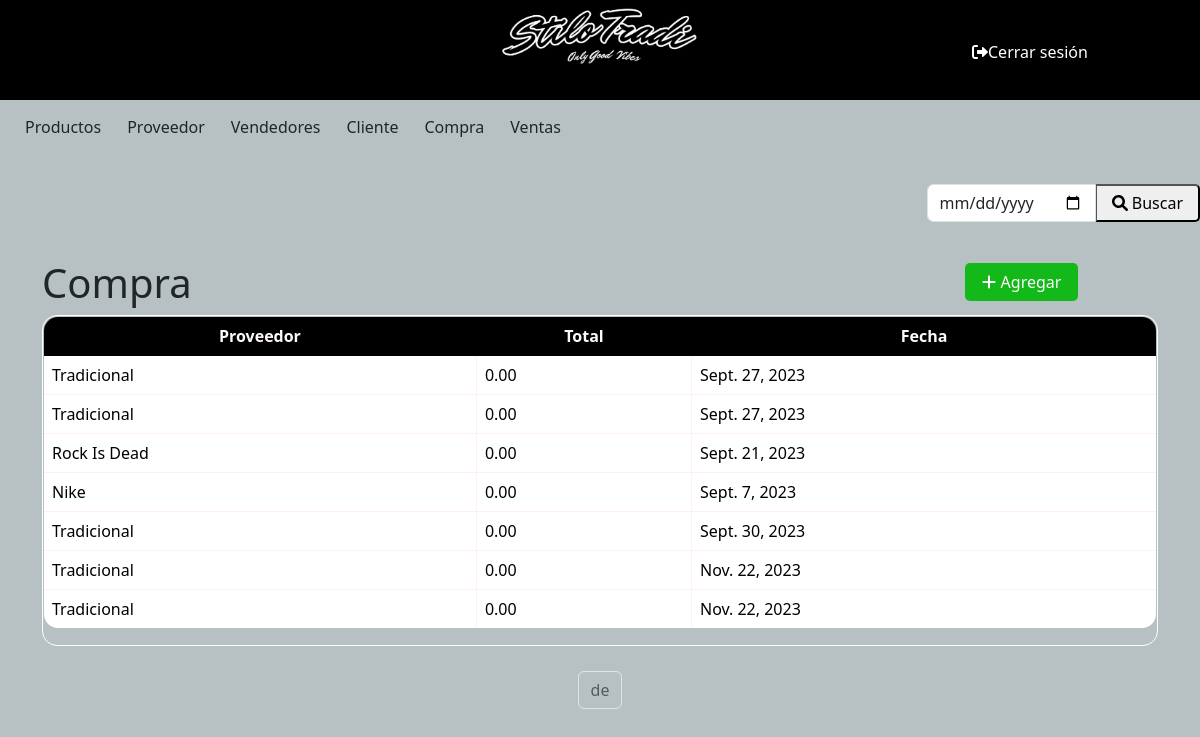
The app's page /compra/ with its own data.
### miAplicacion/models.py (models this page shows)
class Compra(models.Model):
    Proveedor = models.ForeignKey(Proveedor, on_delete=models.CASCADE)
    Fecha = models.DateField ()
    Total = models.DecimalField (max_digits=10, decimal_places=2, default=0.00)

class Proveedor(models.Model):
    Nombre = models.CharField (max_length=50)
    Telefono = models.IntegerField ()
    Localidad = models.CharField (max_length=50)
    Email = models.CharField (max_length=50)
    def __str__(self) -> str:
        return self.Nombre

### miAplicacion/views.py (the view)
# urls.py: path('compra/', views.tabla_compra, name='compra'),
def tabla_compra(request):
    compra = Compra.objects.all()
    context = {'compra': compra}
    return render(request, 'compra.html', context)

### miProyecto/templates/compra.html (shortened to what this page needs)
{% include 'base.html' %}
{% block content %}
{% load bootstrap5 %}
{% load static %}
<!DOCTYPE html>
<div class="d-flex justify-content-end align-items-end mb-3">
    <form method="GET" action="{% url 'comprasLista' %}">
        <div class="input-group">
            <input type="date" class="form-control inputApagado" name="q" value="{{ query }}" >
            <button class="btn-buscar btn-primary  type="submit> <i class="fas fa-search"></i> Buscar</button>
        </div>
    </form>
</div>
<head>
    {% bootstrap_css %}
</head>
<body>
    <div class="container">
        <div class="d-flex" >
            <a class="btn-agregar"   href="/compra/CompraNuevo/"> <i class="fas fa-plus"></i> Agregar</a></td>
        </div>
        <h1>Compra</h1>
        <div class=" table-responsive">
            <table class="table rounded-table table-bordered">
                <thead>
                    <tr>
                        <tr>
                            <th>Proveedor</th>
                            <th>Total</th>
                            <th>Fecha</th>
                        </tr>
                    </tr>
                </thead>
                <tbody>
                    {% for compra in compra %}
            <tr style ="cursor: pointer;" onclick="window.location.href='/compra/CompraModif/{{ compra.id }}'">
                <td>{{ compra.Proveedor}}</td>
                <td>{{ compra.Total}}</td>
                <td>{{ compra.Fecha}}</td>
            </tr>
                    {% endfor %}
                </tbody>
            </table>
        </div>
    </div>
    <div class="pagination justify-content-center mt-3">
        <span class="current-page btn btn-outline-light disabled text-dark mb-3">
            {{ page_obj.number }} de {{ page_obj.paginator.num_pages }}
        </span>
    </div>
</body>
</html>
{% endblock %}

### miProyecto/templates/base.html (shortened to what this page needs)
{% load static %}
{% load bootstrap5 %}
{% bootstrap_css %}
<!DOCTYPE html>
<html lang="en">
<head >
    {% block css %}
    <link rel="stylesheet" href="{% static '/estilos.css' %}">
    {% endblock %}
    <link href="https://cdn.jsdelivr.net/npm/bootstrap@5.3.0/dist/css/bootstrap.min.css" rel="stylesheet">
    <link rel="stylesheet" href="https://cdnjs.cloudflare.com/ajax/libs/font-awesome/5.15.1/css/all.min.css">
    <link rel="stylesheet" href="https://cdnjs.cloudflare.com/ajax/libs/font-awesome/6.0.0-beta3/css/all.min.css">
    <link rel="stylesheet" href="https://cdnjs.cloudflare.com/ajax/libs/font-awesome/5.15.4/css/all.min.css">
    <link href="https://cdn.jsdelivr.net/npm/bootstrap@5.3.0/dist/css/bootstrap.min.css" rel="stylesheet">
  </head>
<header class="encabezado">
  <a  href='/base'>
   <h1><img src="{% static 'imagenes/logo.jpg' %}" alt="Mi Imagen" class="img-fluid" width="200" height="100"></h1>
  </a>
  <nav>
    <ul class="navbar-nav me-auto mb-2 mb-lg-0">
        <li class="nav-item-login ">
            <a class="btn-login" href="/cerrar" >
              <i class="fas fa-sign-out-alt"></i> Cerrar sesión
            </a>
        </li>
    </ul>
</nav>
</header>
<body >
  <nav class="navbar navbar-expand-lg" >
    <div class="container-fluid">
    <div class="collapse navbar-collapse" id="navbarSupportedContent">
    <ul class="navbar-nav me-auto mb-2 mb-lg-0">
            <li class="nav-item ">
                <a class="btn" id="productobtn" href="/producto/ProductoLista">Productos</a>
            </li>
            <li class="nav-item ">
                <a class="btn" id="proveedorbtn" href="/proveedor/ProveedorLista">Proveedor</a>
            </li>
            <li class="nav-item ">
                <a class="btn" id="vendedoresbtn" href="/vendedores/VendedoresLista">Vendedores</a>
            </li>
            <li class="nav-item ">
                <a class="btn" id="clientebtn" href="/cliente/ClienteLista">Cliente</a>
            </li>
            <li class="nav-item ">
                <a class="btn" id="comprabtn" href="/compra/ComprasLista/">Compra</a>
            </li>
            <li class="nav-item ">
                <a class="btn" id="ventasbtn" href="/ventas/VentasLista/">Ventas</a>
            </li>
    </ul>
      </div>
    </div>
  </nav>
</body>

### miProyecto/static/estilos.css (style rules this page uses)
.encabezado { height: 100px; }
.form-control { width: 100%; margin: 5px 0; padding: 10px; border: 1px solid #ccc; border-radius: 5px; }
input, select, textarea { width: 100%; margin: 5px 0; padding: 10px; border: 1px solid #ccc; border-radius: 5px; }
.btn-agregar { background-color: #13b819; border: none; color: white; padding: 7px 17px; text-align: center; text-decoration: none; display: inline-block; font-size: 16px; margin: 4px 80px; cursor: pointer; border-radius: 5px; margin-left: 81%; position: absolute; }
.btn-buscar { border-radius: 5px; padding: 5px 15px; height: 38px; margin-top: 5px; }
.nav-item { color: #070707; }
.nav-item-login { color: #ffffff; border: none; }
.btn-login { display: inline-flex; align-items: center; text-decoration: none; color: white; }
header { background-color:#000000 ; text-align: center; }
.table-responsive { overflow: hidden; border-collapse: separate; border: 1px solid #ffffff; border-radius: 15px; }
.rounded-table { border-radius: 15px; overflow: hidden; }
.table thead th { border: 1px solid #000000; padding: 8px; text-align: center; background-color: #000000; color: #fff9f9; vertical-align: bottom; }
.table tbody td { border: 1px solid #ffefef; padding: 8px; }
.table { width: 100%; border-collapse: collapse; border: 1px solid #dee2e6; border-radius: 15px; }
header nav { display: flex; justify-content: space-between; align-items: center; margin-top: -40px; margin-left: 81%; }
.container { position: relative; margin-bottom: 25px; }

### miProyecto/templates/base.html (style rules this page uses)
body { background-color: rgb(183, 193, 196); }

### miProyecto/templates/compra.html (style rules this page uses)
body { background-color: rgb(183, 193, 196); }

### records on screen
Compra: Proveedor "Tradicional", Total "0.00", Fecha "Sept. 27, 2023"
Compra: Proveedor "Tradicional", Total "0.00", Fecha "Sept. 27, 2023"
Compra: Proveedor "Rock Is Dead", Total "0.00", Fecha "Sept. 21, 2023"
Compra: Proveedor "Nike", Total "0.00", Fecha "Sept. 7, 2023"
Compra: Proveedor "Tradicional", Total "0.00", Fecha "Sept. 30, 2023"
Compra: Proveedor "Tradicional", Total "0.00", Fecha "Nov. 22, 2023"
Compra: Proveedor "Tradicional", Total "0.00", Fecha "Nov. 22, 2023"
